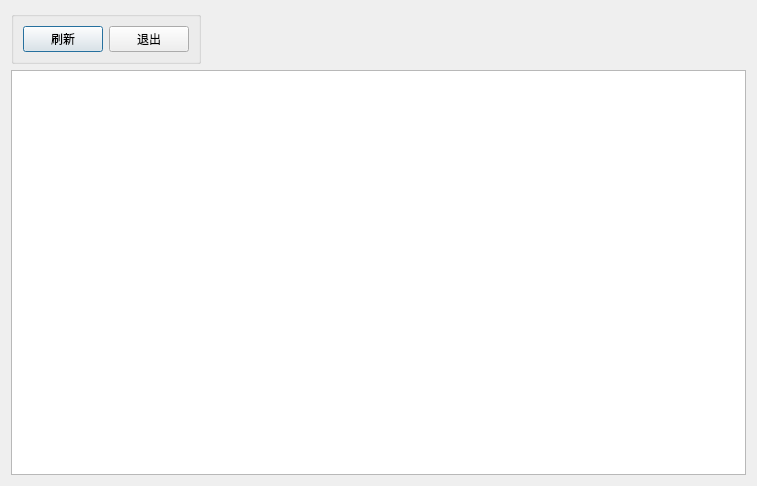
<?xml version="1.0" encoding="UTF-8"?>
<ui version="4.0">
 <class>stockquery</class>
 <widget class="QDialog" name="stockquery">
  <property name="geometry">
   <rect>
    <x>0</x>
    <y>0</y>
    <width>757</width>
    <height>486</height>
   </rect>
  </property>
  <property name="windowTitle">
   <string>Dialog</string>
  </property>
  <property name="sizeGripEnabled">
   <bool>false</bool>
  </property>
  <layout class="QGridLayout" name="gridLayout">
   <item row="0" column="0">
    <widget class="QGroupBox" name="groupBox">
     <property name="sizePolicy">
      <sizepolicy hsizetype="Preferred" vsizetype="Fixed">
       <horstretch>0</horstretch>
       <verstretch>0</verstretch>
      </sizepolicy>
     </property>
     <property name="title">
      <string/>
     </property>
     <layout class="QFormLayout" name="formLayout">
      <item row="0" column="0">
       <widget class="QPushButton" name="refresh">
        <property name="text">
         <string>刷新</string>
        </property>
       </widget>
      </item>
      <item row="0" column="1">
       <widget class="QPushButton" name="quit">
        <property name="text">
         <string>退出</string>
        </property>
       </widget>
      </item>
     </layout>
    </widget>
   </item>
   <item row="0" column="1">
    <spacer name="horizontalSpacer">
     <property name="orientation">
      <enum>Qt::Horizontal</enum>
     </property>
     <property name="sizeHint" stdset="0">
      <size>
       <width>554</width>
       <height>20</height>
      </size>
     </property>
    </spacer>
   </item>
   <item row="1" column="0" colspan="2">
    <widget class="QTableView" name="stockinfo">
     <property name="sizePolicy">
      <sizepolicy hsizetype="Expanding" vsizetype="Expanding">
       <horstretch>0</horstretch>
       <verstretch>0</verstretch>
      </sizepolicy>
     </property>
    </widget>
   </item>
  </layout>
 </widget>
 <tabstops>
  <tabstop>refresh</tabstop>
  <tabstop>quit</tabstop>
  <tabstop>stockinfo</tabstop>
 </tabstops>
 <resources/>
 <connections/>
</ui>
